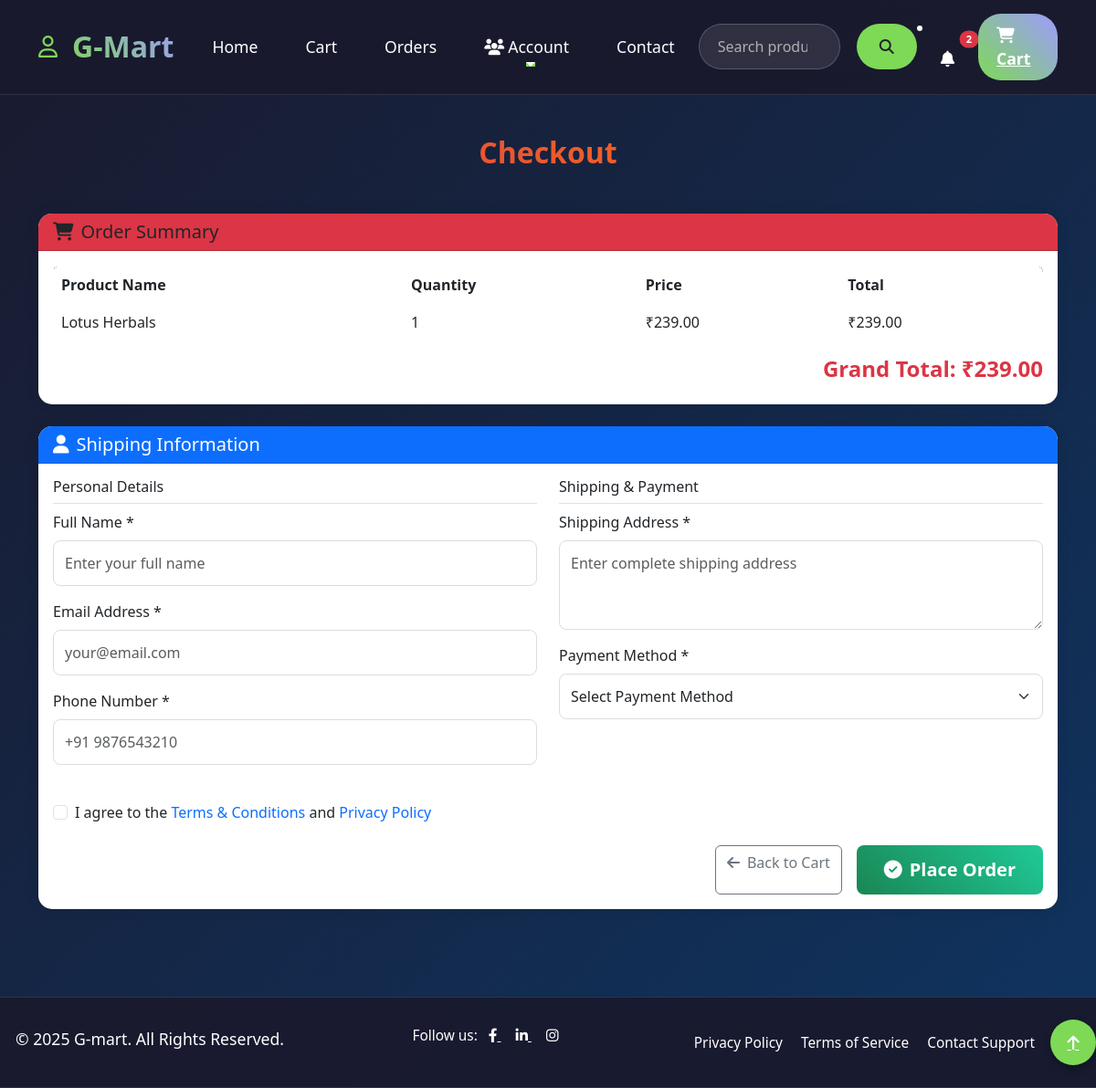
The app's page /checkout/ (signed in) with its own data.
### home/models.py (models this page shows, shortened)
class CartItem(models.Model):
    cart = models.ForeignKey(Cart, on_delete=models.CASCADE, related_name='items')
    product = models.ForeignKey(Product, on_delete=models.CASCADE)
    quantity = models.PositiveIntegerField(default=1)  # Ensure a default value
    def total_price(self):
        return self.quantity * self.product.price

class Product(models.Model):
    seller = models.ForeignKey(SellerProfile, on_delete=models.CASCADE, default=1 )  # seller relation
    name = models.CharField(max_length=255)
    price = models.DecimalField(max_digits=10, decimal_places=2)
    description = models.TextField(blank=True, null=True)
    stock = models.PositiveIntegerField(default=0)
    category = models.CharField(max_length=500,default='Other')
    available = models.BooleanField(default=True)
    created_at = models.DateTimeField(auto_now_add=True)

### home/views.py (the view, shortened to what this page needs)
# urls.py: path('checkout/', checkout_view, name='checkout'),
@login_required
def checkout_view(request):
    cart = Cart.objects.get(user=request.user)
    cart_items = CartItem.objects.filter(cart=cart)
    total = sum(item.product.price * item.quantity for item in cart_items)
    context = {
        'items': cart_items,
        'cart_items': cart_items,
        'total': total,
    }
    return render(request, 'checkout.html', context)

### home/context_processors.py (called while the page is built)
def notification_context(request):
    context = {}
    if request.user.is_authenticated:
        try:
            context['unread_notification_count'] = Notification.objects.filter(
                user=request.user,
                is_read=False
            ).count()
            context['recent_notifications'] = Notification.objects.filter(
                user=request.user
            ).order_by('-created_at')[:5]
        except Exception as e:
            context['unread_notification_count'] = 0
            context['recent_notifications'] = []
    else:
        context['unread_notification_count'] = 0
        context['recent_notifications'] = []
    return context

### home/templates/checkout.html (shortened to what this page needs)
{% extends "base.html" %}
{% block content %}
<div class="container my-5">
    <h2 class="text-center mb-5 fw-bold text-gradient">Checkout</h2>
    <div class="card mb-4">
        <div class="card-header bg-danger text-dark">
            <h5 class="mb-0"><i class="fas fa-shopping-cart me-2"></i>Order Summary</h5>
        </div>
        <div class="card-body">
            <table class="table table-bordered table-hover">
                <thead class="bg-dark text-white">
                    <tr>
                        <th>Product Name</th>
                        <th>Quantity</th>
                        <th>Price</th>
                        <th>Total</th>
                    </tr>
                </thead>
                <tbody>
                    {% for item in cart_items %}
                    <tr>
                        <td class="align-middle text-dark">{{ item.product.name }}</td>
                        <td class="align-middle text-dark">{{ item.quantity }}</td>
                        <td class="align-middle text-dark">₹{{ item.product.price }}</td>
                        <td class="align-middle text-dark">₹{{ item.total_price }}</td>
                    </tr>
                    {% endfor %}
                </tbody>
            </table>
            <div class="text-end mt-3">
                <h4 class="fw-bold text-danger">Grand Total: ₹{{ total }}</h4>
            </div>
        </div>
    </div>
    <div class="card">
        <div class="card-header bg-primary text-white">
            <h5 class="mb-0"><i class="fas fa-user me-2"></i>Shipping Information</h5>
        </div>
        <div class="card-body">
            <form method="POST">
                <div class="row">
                    <div class="col-md-6">
                        <h6 class="border-bottom pb-2">Personal Details</h6>
                        <div class="mb-3">
                            <label for="full_name" class="form-label">Full Name *</label>
                            <input type="text" class="form-control" id="full_name" name="full_name"
                                   placeholder="Enter your full name" required>
                        </div>
                        <div class="mb-3">
                            <label for="email" class="form-label">Email Address *</label>
                            <input type="email" class="form-control" id="email" name="email"
                                   placeholder="your@email.com" required>
                        </div>
                        <div class="mb-3">
                            <label for="phone" class="form-label">Phone Number *</label>
                            <input type="text" class="form-control" id="phone" name="phone"
                                   placeholder="+91 9876543210" required>
                        </div>
                    </div>
                    <div class="col-md-6">
                        <h6 class="border-bottom pb-2">Shipping & Payment</h6>
                        <div class="mb-3">
                            <label for="address" class="form-label">Shipping Address *</label>
                            <textarea class="form-control" id="address" name="address"
                                      rows="3" placeholder="Enter complete shipping address" required></textarea>
                        </div>
                        <div class="mb-4">
                            <label for="payment_method" class="form-label">Payment Method *</label>
                            <select class="form-select" id="payment_method" name="payment_method" required>
                                <option value="">Select Payment Method</option>
                            </select>
                        </div>
                    </div>
                </div>
                <div class="row mt-4">
                    <div class="col-12">
                        <div class="form-check mb-4">
                            <input class="form-check-input" type="checkbox" id="terms" required>
                            <label class="form-check-label" for="terms">
                                I agree to the <a href="#" class="text-decoration-none">Terms & Conditions</a> and
                                <a href="#" class="text-decoration-none">Privacy Policy</a>
                            </label>
                        </div>
                        <div class="d-grid gap-2 d-md-flex justify-content-md-end">
                            <a href="{% url 'cart' %}" class="btn btn-outline-secondary me-md-2">
                                <i class="fas fa-arrow-left me-2"></i>Back to Cart
                            </a>
                            <button type="submit" class="btn btn-success btn-lg">
                                <i class="fas fa-check-circle me-2"></i>Place Order
                            </button>
                        </div>
                    </div>
                </div>
            </form>
        </div>
    </div>
</div>
{% endblock %}

### home/static/style.css (style rules this page uses)
body { font-family: 'Arial', sans-serif; background-color: #f8f9fa; }
.text-gradient { background: linear-gradient(to right, #ff7e5f, #feb47b); -webkit-background-clip: text; -webkit-text-fill-color: transparent; }
.table { background-color: white; }
.table { background-color: #ffffff; border-radius: 8px; overflow: hidden; }
.btn-success { transition: transform 0.3s ease-in-out, box-shadow 0.3s ease-in-out; }
body { background: #3e1e68; color: #fff; font-family: 'Segoe UI', sans-serif; overflow-x: hidden; margin: 0; height: auto; }
.container { animation: fadeIn 1s ease-in-out; }

### home/templates/base.html (style rules this page uses)
:root { --primary-color: #7ed957; --secondary-color: #9E9BFF; --accent-color: #ff416c; --dark-bg: #1a1a2e; --card-bg: #16213e; --text-light: #ffffff; --text-muted: #b0b0b0; }
body { background: linear-gradient(135deg, var(--dark-bg), #0f3460); color: var(--text-light); font-family: 'Segoe UI', Tahoma, Geneva, Verdana, sans-serif; min-height: 100vh; overflow-x: hidden; }
.table { color: var(--text-light); border-color: rgba(255, 255, 255, 0.1); }
.table thead { background: linear-gradient(45deg, var(--accent-color), #ff4b2b); }
.table tbody tr { transition: all 0.3s ease; }

### home/templates/checkout.html (style rules this page uses)
.text-gradient { background: linear-gradient(45deg, #dc3545, #fd7e14); -webkit-background-clip: text; -webkit-text-fill-color: transparent; background-clip: text; }
.card { border: none; box-shadow: 0 0 15px rgba(0,0,0,0.1); border-radius: 15px; }
.card-header { border-radius: 15px 15px 0 0 !important; font-weight: 600; }
.form-control, .form-select { border-radius: 8px; border: 1px solid #ddd; padding: 12px; }
.btn-success { background: linear-gradient(45deg, #198754, #20c997); border: none; border-radius: 8px; padding: 12px 30px; font-weight: 600; }

### records on screen
CartItem: product.name "Lotus Herbals", quantity "1", product.price "239.00", total_price "239.00"

### other values on screen
{{ unread_notification_count }} "2"
{{ total }} "239.00"
